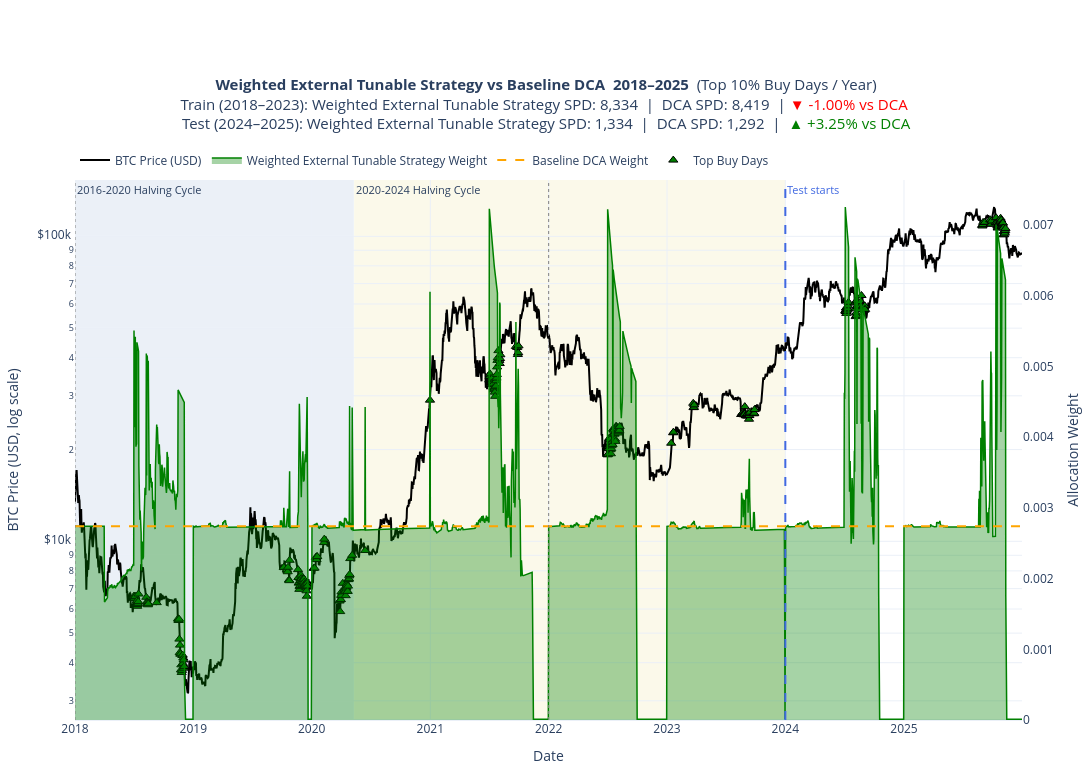

Notebook cell for this chart:
### Code cell
combined_plot_df = (
    pd.concat([merged_train.to_pandas(), merged_test.to_pandas()])
    .sort_values("date")
    .reset_index(drop=True)
)
combined_plot_df["date"] = pd.to_datetime(combined_plot_df["date"])

cols = plots.StrategyColumns(
    weight="dynamic_weight",
    spd="sats_per_dollar_dynamic",
    sats_accum="sats_accum_dynamic",
)

# Full period
full_plot = plots.plot_strategy_full_period(
    combined_plot_df, 
    cols, 
    "Weighted External Tunable Strategy", 
    date_range=("2018-01-01", str(combined_plot_df["date"].max().date())),
    test_start_date="2024-01-01"
)
plt.show()

### Figure 1 — Plotly figure (JSON) as saved in the notebook; plotly's stock layout.template omitted (floating-point values rounded to 4 significant figures; data arrays with more than 128 entries replaced by an {"elided": "..."} marker saying what was removed)
{"data": [{"customdata": {"elided": "2920x8 mixed values"}, "hovertemplate": "<b>Date</b>: %{x|%Y-%m-%d}<br><b>Year</b>: %{customdata[0]}<br><b>Cycle</b>: %{customdata[1]}<br><b>BTC Price</b>: $%{y:,.2f}<br><b>Weighted External Tunable Strategy Weight</b>: %{customdata[2]:.8f}<br><b>DCA Weight</b>: %{customdata[3]:.8f}<br><b>Weighted External Tunable Strategy sats/$</b>: %{customdata[4]:,.2f}<br><b>DCA sats/$</b>: %{customdata[5]:,.2f}<br><b>Weighted External Tunable Strategy sats accum.</b>: %{customdata[6]:,.2f}<br><b>DCA sats accum.</b>: %{customdata[7]:,.2f}<extra></extra>", "line": {"color": "black", "width": 2}, "mode": "lines", "name": "BTC Price (USD)", "type": "scatter", "x": {"elided": "2920 str values"}, "y": {"elided": "2920 float values"}, "yaxis": "y"}, {"customdata": {"elided": "2920x5 mixed values"}, "fill": "tozeroy", "fillcolor": "rgba(0, 128, 0, 0.35)", "hovertemplate": "<b>Date</b>: %{x|%Y-%m-%d}<br><b>Year</b>: %{customdata[0]}<br><b>Cycle</b>: %{customdata[1]}<br><b>Weighted External Tunable Strategy Weight</b>: %{y:.8f}<br><b>BTC Price</b>: $%{customdata[2]:,.2f}<br><b>Weighted External Tunable Strategy sats/$</b>: %{customdata[3]:,.2f}<br><b>Weighted External Tunable Strategy sats accum.</b>: %{customdata[4]:,.2f}<extra></extra>", "line": {"color": "green", "width": 1.5}, "mode": "lines", "name": "Weighted External Tunable Strategy Weight", "type": "scatter", "x": {"elided": "2920 str values"}, "y": {"elided": "2920 float values"}, "yaxis": "y2"}, {"customdata": {"elided": "2920x5 mixed values"}, "hovertemplate": "<b>Date</b>: %{x|%Y-%m-%d}<br><b>Year</b>: %{customdata[0]}<br><b>Cycle</b>: %{customdata[1]}<br><b>DCA Weight</b>: %{y:.8f}<br><b>BTC Price</b>: $%{customdata[2]:,.2f}<br><b>DCA sats/$</b>: %{customdata[3]:,.2f}<br><b>DCA sats accum.</b>: %{customdata[4]:,.2f}<extra></extra>", "line": {"color": "orange", "dash": "dash", "width": 2}, "mode": "lines", "name": "Baseline DCA Weight", "type": "scatter", "x": {"elided": "2920 str values"}, "y": {"elided": "2920 float values"}, "yaxis": "y2"}, {"customdata": {"elided": "296x3 float values"}, "hovertemplate": "<b>Top Buy Date</b>: %{x|%Y-%m-%d}<br><b>Year</b>: %{customdata[0]}<br><b>BTC Price</b>: $%{y:,.2f}<br><b>Weighted External Tunable Strategy Weight</b>: %{customdata[1]:.8f}<br><b>Year Threshold</b>: %{customdata[2]:.8f}<extra></extra>", "marker": {"color": "green", "line": {"color": "black", "width": 1}, "size": 8, "symbol": "triangle-up"}, "mode": "markers", "name": "Top Buy Days", "type": "scatter", "x": {"elided": "296 str values"}, "y": {"elided": "296 float values"}, "yaxis": "y"}], "layout": {"annotations": [{"font": {"size": 11}, "showarrow": false, "text": "2016-2020 Halving Cycle", "x": "2018-01-01T00:00:00", "xanchor": "left", "xref": "x", "y": 1, "yanchor": "top", "yref": "y domain"}, {"font": {"size": 11}, "showarrow": false, "text": "2020-2024 Halving Cycle", "x": "2020-05-11T00:00:00", "xanchor": "left", "xref": "x", "y": 1, "yanchor": "top", "yref": "y domain"}, {"font": {"color": "royalblue", "size": 11}, "showarrow": false, "text": "Test starts", "x": 1704067200000, "xanchor": "left", "xref": "x", "y": 1, "yanchor": "top", "yref": "y domain"}], "height": 780, "hovermode": "x unified", "legend": {"orientation": "h", "x": 0, "xanchor": "left", "y": 1.01, "yanchor": "bottom"}, "margin": {"b": 60, "l": 70, "r": 70, "t": 180}, "shapes": [{"fillcolor": "rgba(176, 196, 222, 0.25)", "layer": "below", "line": {"width": 0}, "opacity": 1.0, "type": "rect", "x0": "2018-01-01T00:00:00", "x1": "2020-05-10T00:00:00", "xref": "x", "y0": 0, "y1": 1, "yref": "y domain"}, {"fillcolor": "rgba(238, 232, 170, 0.25)", "layer": "below", "line": {"width": 0}, "opacity": 1.0, "type": "rect", "x0": "2020-05-11T00:00:00", "x1": "2023-12-31T00:00:00", "xref": "x", "y0": 0, "y1": 1, "yref": "y domain"}, {"line": {"color": "gray", "dash": "dot", "width": 1}, "type": "line", "x0": "2010-08-16T00:00:00", "x1": "2010-08-16T00:00:00", "xref": "x", "y0": 0, "y1": 1, "yref": "y domain"}, {"line": {"color": "gray", "dash": "dot", "width": 1}, "type": "line", "x0": "2014-01-01T00:00:00", "x1": "2014-01-01T00:00:00", "xref": "x", "y0": 0, "y1": 1, "yref": "y domain"}, {"line": {"color": "gray", "dash": "dot", "width": 1}, "type": "line", "x0": "2018-01-01T00:00:00", "x1": "2018-01-01T00:00:00", "xref": "x", "y0": 0, "y1": 1, "yref": "y domain"}, {"line": {"color": "gray", "dash": "dot", "width": 1}, "type": "line", "x0": "2022-01-01T00:00:00", "x1": "2022-01-01T00:00:00", "xref": "x", "y0": 0, "y1": 1, "yref": "y domain"}, {"line": {"color": "royalblue", "dash": "dash", "width": 2}, "type": "line", "x0": 1704067200000, "x1": 1704067200000, "xref": "x", "y0": 0, "y1": 1, "yref": "y domain"}], "title": {"font": {"size": 15}, "text": "<b>Weighted External Tunable Strategy vs Baseline DCA  2018–2025</b>  (Top 10% Buy Days / Year)<br>Train (2018–2023): Weighted External Tunable Strategy SPD: 8,334  |  DCA SPD: 8,419  | <span style='color:red;'>▼ -1.00% vs DCA</span> <br>Test (2024–2025): Weighted External Tunable Strategy SPD: 1,334  |  DCA SPD: 1,292  |  <span style='color:green;'>▲ +3.25% vs DCA</span>", "x": 0.5}, "width": 1450, "xaxis": {"range": ["2018-01-01T00:00:00", "2025-12-31T00:00:00"], "showgrid": true, "title": {"text": "Date"}}, "yaxis": {"showgrid": true, "side": "left", "tickprefix": "$", "title": {"text": "BTC Price (USD, log scale)"}, "type": "log"}, "yaxis2": {"overlaying": "y", "showgrid": false, "side": "right", "title": {"text": "Allocation Weight"}}}}
